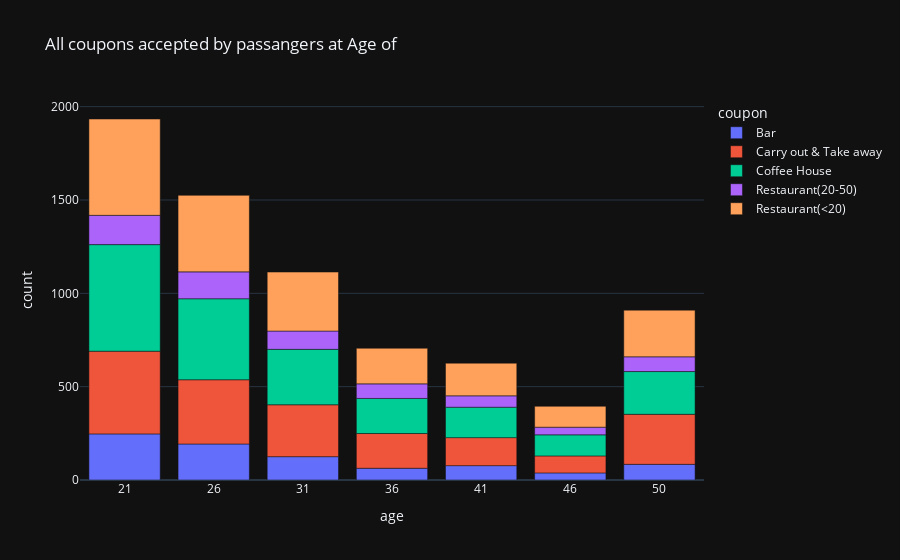

The notebook cell saved with this chart:
### Code cell
df_new_y_cp = df_new[df_new['Y'] == 1].copy() 
df_gr_ag = df_new_y_cp.groupby(['coupon','age'], group_keys=False)[['Y']].agg(sum)
df_gr_ag.reset_index(inplace=True)
df_gr_ag.rename(columns={'Y':'count'}, inplace=True)
df_gr_ag.sort_values(by=['count',], ascending=False).head(15)
px.bar(df_gr_ag, x='age', y='count', color='coupon', title="All coupons accepted by passangers at Age of")
#df_gr_ag.head(100)

### Figure 1 — Plotly figure (JSON) as saved in the notebook; plotly's stock layout.template omitted (floating-point values rounded to 4 significant figures)
{"data": [{"alignmentgroup": "True", "hovertemplate": "coupon=Bar<br>age=%{x}<br>count=%{y}<extra></extra>", "legendgroup": "Bar", "marker": {"color": "#636efa", "pattern": {"shape": ""}}, "name": "Bar", "offsetgroup": "Bar", "orientation": "v", "showlegend": true, "textposition": "auto", "x": ["21", "26", "31", "36", "41", "46", "50"], "xaxis": "x", "y": [247, 193, 125, 63, 77, 38, 84], "yaxis": "y", "type": "bar"}, {"alignmentgroup": "True", "hovertemplate": "coupon=Carry out & Take away<br>age=%{x}<br>count=%{y}<extra></extra>", "legendgroup": "Carry out & Take away", "marker": {"color": "#EF553B", "pattern": {"shape": ""}}, "name": "Carry out & Take away", "offsetgroup": "Carry out & Take away", "orientation": "v", "showlegend": true, "textposition": "auto", "x": ["21", "26", "31", "36", "41", "46", "50"], "xaxis": "x", "y": [443, 344, 278, 186, 150, 91, 268], "yaxis": "y", "type": "bar"}, {"alignmentgroup": "True", "hovertemplate": "coupon=Coffee House<br>age=%{x}<br>count=%{y}<extra></extra>", "legendgroup": "Coffee House", "marker": {"color": "#00cc96", "pattern": {"shape": ""}}, "name": "Coffee House", "offsetgroup": "Coffee House", "orientation": "v", "showlegend": true, "textposition": "auto", "x": ["21", "26", "31", "36", "41", "46", "50"], "xaxis": "x", "y": [571, 434, 297, 188, 163, 113, 229], "yaxis": "y", "type": "bar"}, {"alignmentgroup": "True", "hovertemplate": "coupon=Restaurant(20-50)<br>age=%{x}<br>count=%{y}<extra></extra>", "legendgroup": "Restaurant(20-50)", "marker": {"color": "#ab63fa", "pattern": {"shape": ""}}, "name": "Restaurant(20-50)", "offsetgroup": "Restaurant(20-50)", "orientation": "v", "showlegend": true, "textposition": "auto", "x": ["21", "26", "31", "36", "41", "46", "50"], "xaxis": "x", "y": [157, 144, 98, 78, 61, 41, 79], "yaxis": "y", "type": "bar"}, {"alignmentgroup": "True", "hovertemplate": "coupon=Restaurant(<20)<br>age=%{x}<br>count=%{y}<extra></extra>", "legendgroup": "Restaurant(<20)", "marker": {"color": "#FFA15A", "pattern": {"shape": ""}}, "name": "Restaurant(<20)", "offsetgroup": "Restaurant(<20)", "orientation": "v", "showlegend": true, "textposition": "auto", "x": ["21", "26", "31", "36", "41", "46", "50"], "xaxis": "x", "y": [516, 410, 316, 191, 175, 112, 250], "yaxis": "y", "type": "bar"}], "layout": {"xaxis": {"anchor": "y", "domain": [0.0, 1.0], "title": {"text": "age"}}, "yaxis": {"anchor": "x", "domain": [0.0, 1.0], "title": {"text": "count"}}, "legend": {"title": {"text": "coupon"}, "tracegroupgap": 0}, "title": {"text": "All coupons accepted by passangers at Age of"}, "barmode": "relative"}}
